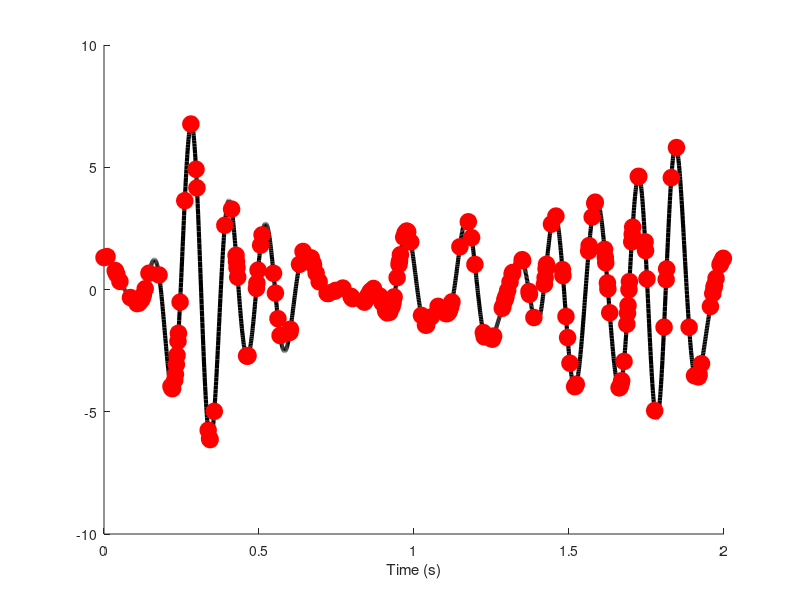

Recreate this plot in MATLAB. (Note: this script raises an error after producing the figure.)
%% Resample irregularly sampled data
%%
% Simulation parameters
srate    = 1324;    % Hz
peakfreq =    7;    % Hz
fwhm     =    5;    % Hz
npnts    = srate*2; % time points
timevec  = (0:npnts-1)/srate; % seconds

% Frequencies
hz = linspace(0,srate,npnts);
s  = fwhm*(2*pi-1)/(4*pi); % normalized width
x  = hz-peakfreq;          % shifted frequencies
fg = exp(-.5*(x/s).^2);    % gaussian

% Fourier coefficients of random spectrum
fc = rand(1,npnts) .* exp(1i*2*pi*rand(1,npnts));

% Taper with Gaussian
fc = fc .* fg;

% Go back to time domain to get signal
signal = 2*real( ifft(fc) )*npnts;

%%% Plot 
figure(1), clf, hold on
plot(timevec,signal,'k','linew',3)
xlabel('Time (s)')

%% Now randomly sample from this "continuous" time series
% Initialize to empty
sampSig = [];

% Random sampling intervals
sampintervals = cumsum([ 1; ceil( exp(4*rand(npnts,1)) ) ]);
sampintervals(sampintervals>npnts) = []; % remove points beyond the data

% Loop through sampling points and "measure" data
for i=1:length(sampintervals)
    % "real world" measurement
    nextdat = [signal(sampintervals(i)); timevec(sampintervals(i))];
    
    % Put in data matrix
    sampSig = cat(2,sampSig,nextdat);
end

% More plotting
plot(sampSig(2,:),sampSig(1,:),'ro','markerfacecolor','r','markersize',12)

%% Upsample to original sampling rate
% Define interpolation object
F = griddedInterpolant(sampSig(2,:),sampSig(1,:),'spline');

% Query that object at requested time points
newsignal = F(timevec);

% Plot
plot(timevec,newsignal,'ms','markersize',10,'markerfacecolor','m')
legend({'"Analog"';'Measured';'Upsampled'})

%% end.
